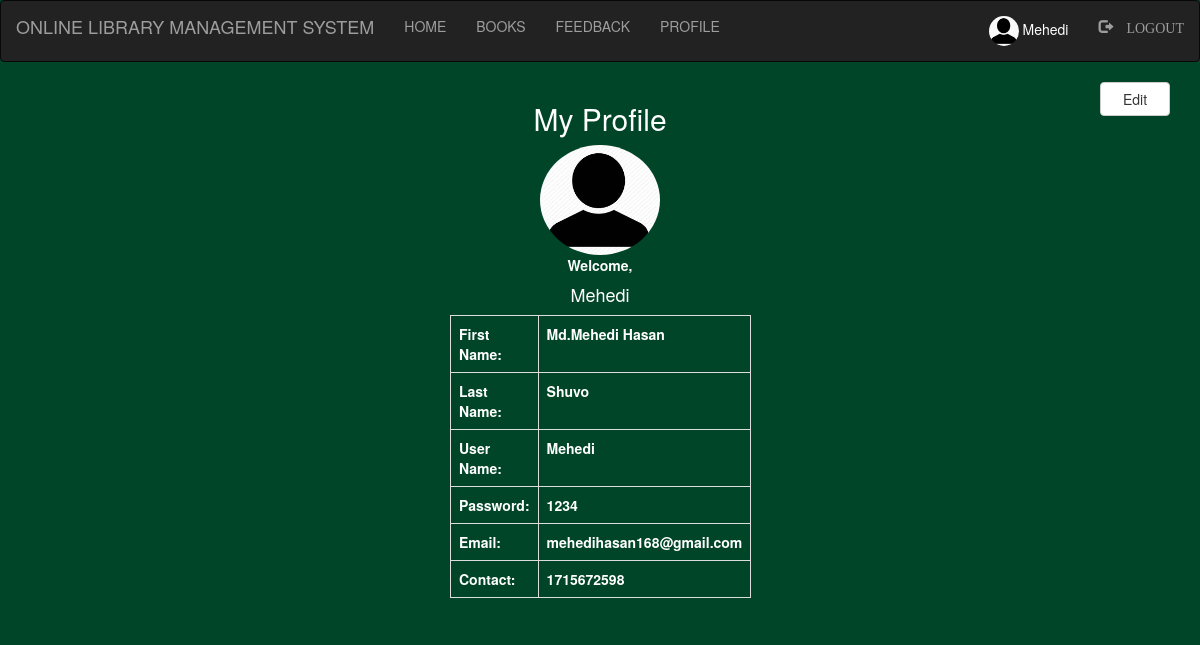
Page /profile.php (signed in) on the committed database.
### tables this page shows
CREATE TABLE `student` (
  `first` varchar(100) NOT NULL,
  `last` varchar(100) NOT NULL,
  `username` varchar(100) NOT NULL,
  `password` varchar(100) NOT NULL,
  `roll` int(100) NOT NULL,
  `email` varchar(100) NOT NULL,
  `contact` int(100) NOT NULL,
  `pic` varchar(100) NOT NULL
);

### profile.php (the view, shortened to what this page needs)
<?php
	include "connection.php";
	include "navbar.php";
 ?>
 <!DOCTYPE html>
 <html>
 <head>
 </head>
 <body style="background-color: #004528; ">
 	<div class="container">
 		<form action="" method="post">
 			<button class="btn btn-default" style="float: right; width: 70px;" name="submit1">Edit</button>
 		</form>
 		<div class="wrapper">
 			<?php
 				$q=mysqli_query($db,"SELECT * FROM student where username='$_SESSION[login_user]' ;");
 			?>
 			<h2 style="text-align: center;">My Profile</h2>
 			<?php
 				$row=mysqli_fetch_assoc($q);
 				echo "<div style='text-align: center'>
 					<img class='img-circle profile-img' height=110 width=120 src='images/".$_SESSION['pic']."'>
 				</div>";
 			?>
 			<div style="text-align: center;"> <b>Welcome, </b>
	 			<h4>
	 				<?php echo $_SESSION['login_user']; ?>
	 			</h4>
 			</div>
 			<?php
 				echo "<b>";
 				echo "<table class='table table-bordered'>";
	 				echo "<tr>";
	 					echo "<td>";
	 						echo "<b> First Name: </b>";
	 					echo "</td>";
	 					echo "<td>";
	 						echo $row['first'];
	 					echo "</td>";
	 				echo "</tr>";
	 				echo "<tr>";
	 					echo "<td>";
	 						echo "<b> Last Name: </b>";
	 					echo "</td>";
	 					echo "<td>";
	 						echo $row['last'];
	 					echo "</td>";
	 				echo "</tr>";
	 				echo "<tr>";
	 					echo "<td>";
	 						echo "<b> User Name: </b>";
	 					echo "</td>";
	 					echo "<td>";
	 						echo $row['username'];
	 					echo "</td>";
	 				echo "</tr>";
	 				echo "<tr>";
	 					echo "<td>";
	 						echo "<b> Password: </b>";
	 					echo "</td>";
	 					echo "<td>";
	 						echo $row['password'];
	 					echo "</td>";
	 				echo "</tr>";
	 				echo "<tr>";
	 					echo "<td>";
	 						echo "<b> Email: </b>";
	 					echo "</td>";
	 					echo "<td>";
	 						echo $row['email'];
	 					echo "</td>";
	 				echo "</tr>";
	 				echo "<tr>";
	 					echo "<td>";
	 						echo "<b> Contact: </b>";
	 					echo "</td>";
	 					echo "<td>";
	 						echo $row['contact'];
	 					echo "</td>";
	 				echo "</tr>";
 				echo "</table>";
 				echo "</b>";
 			?>
 		</div>
 	</div>
 </body>
 </html>

### style.css (style rules this page uses)
html, body, div, span, object, iframe, h1, h2, h3, h4, h5, h6, p, blockquote, pre, abbr, address, cite, code, del, dfn, em, img, ins, kbd, q, samp, small, strong, sub, sup, var, b, i, dl, dt, dd, ol, ul, li, fieldset, form, label, legend, table, caption, tbody, tfoot, thead, tr, th, td, article, aside, canvas, details, figcaption, figure, footer, header, hgroup, menu, nav, section, summary, time, mark, audio, video { margin:0; padding:0; border:0; outline:0; font-size:100%; vertical-align:baseline; background:transparent; }
body { line-height:1; }
table { border-collapse:collapse; border-spacing:0; }
.wrapper { height: 100%; width: 100%; }

### profile.php (style rules this page uses)
.wrapper { width: 300px; margin: 0 auto; color: white; }

### rows in the picture
student: first "Md.Mehedi Hasan", last "Shuvo", username "Mehedi", password "1234", email "mehedihasan168@gmail.com", contact "1715672598"

### other values in the picture
$_SESSION['login_user'] "Mehedi"
